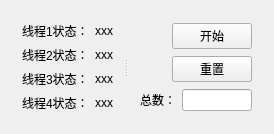
<?xml version="1.0" encoding="UTF-8"?>
<ui version="4.0">
 <class>mainWndClass</class>
 <widget class="QWidget" name="mainWndClass">
  <property name="geometry">
   <rect>
    <x>0</x>
    <y>0</y>
    <width>274</width>
    <height>104</height>
   </rect>
  </property>
  <property name="windowTitle">
   <string>mainWnd</string>
  </property>
  <layout class="QHBoxLayout" name="horizontalLayout_8">
   <item>
    <widget class="QSplitter" name="splitter">
     <property name="orientation">
      <enum>Qt::Horizontal</enum>
     </property>
     <widget class="QWidget" name="layoutWidget">
      <layout class="QVBoxLayout" name="verticalLayout">
       <item>
        <layout class="QHBoxLayout" name="horizontalLayout">
         <item>
          <widget class="QLabel" name="label">
           <property name="text">
            <string>线程1状态：</string>
           </property>
          </widget>
         </item>
         <item>
          <widget class="QLabel" name="lblState1">
           <property name="text">
            <string>xxx</string>
           </property>
          </widget>
         </item>
        </layout>
       </item>
       <item>
        <layout class="QHBoxLayout" name="horizontalLayout_2">
         <item>
          <widget class="QLabel" name="label_2">
           <property name="text">
            <string>线程2状态：</string>
           </property>
          </widget>
         </item>
         <item>
          <widget class="QLabel" name="lblState2">
           <property name="text">
            <string>xxx</string>
           </property>
          </widget>
         </item>
        </layout>
       </item>
       <item>
        <layout class="QHBoxLayout" name="horizontalLayout_3">
         <item>
          <widget class="QLabel" name="label_3">
           <property name="text">
            <string>线程3状态：</string>
           </property>
          </widget>
         </item>
         <item>
          <widget class="QLabel" name="lblState3">
           <property name="text">
            <string>xxx</string>
           </property>
          </widget>
         </item>
        </layout>
       </item>
       <item>
        <layout class="QHBoxLayout" name="horizontalLayout_4">
         <item>
          <widget class="QLabel" name="label_4">
           <property name="text">
            <string>线程4状态：</string>
           </property>
          </widget>
         </item>
         <item>
          <widget class="QLabel" name="lblState4">
           <property name="text">
            <string>xxx</string>
           </property>
          </widget>
         </item>
        </layout>
       </item>
      </layout>
     </widget>
     <widget class="QWidget" name="layoutWidget">
      <layout class="QVBoxLayout" name="verticalLayout_2">
       <item>
        <layout class="QHBoxLayout" name="horizontalLayout_6">
         <item>
          <spacer name="horizontalSpacer">
           <property name="orientation">
            <enum>Qt::Horizontal</enum>
           </property>
           <property name="sizeHint" stdset="0">
            <size>
             <width>40</width>
             <height>20</height>
            </size>
           </property>
          </spacer>
         </item>
         <item>
          <widget class="QPushButton" name="btnRunOrSuspend">
           <property name="text">
            <string>开始</string>
           </property>
          </widget>
         </item>
        </layout>
       </item>
       <item>
        <layout class="QHBoxLayout" name="horizontalLayout_7">
         <item>
          <spacer name="horizontalSpacer_2">
           <property name="orientation">
            <enum>Qt::Horizontal</enum>
           </property>
           <property name="sizeHint" stdset="0">
            <size>
             <width>40</width>
             <height>20</height>
            </size>
           </property>
          </spacer>
         </item>
         <item>
          <widget class="QPushButton" name="btnReset">
           <property name="text">
            <string>重置</string>
           </property>
          </widget>
         </item>
        </layout>
       </item>
       <item>
        <layout class="QHBoxLayout" name="horizontalLayout_5">
         <item>
          <spacer name="horizontalSpacer_3">
           <property name="orientation">
            <enum>Qt::Horizontal</enum>
           </property>
           <property name="sizeHint" stdset="0">
            <size>
             <width>40</width>
             <height>20</height>
            </size>
           </property>
          </spacer>
         </item>
         <item>
          <widget class="QLabel" name="label_5">
           <property name="text">
            <string>总数：</string>
           </property>
          </widget>
         </item>
         <item>
          <widget class="QLineEdit" name="editAmount"/>
         </item>
        </layout>
       </item>
      </layout>
     </widget>
    </widget>
   </item>
  </layout>
 </widget>
 <layoutdefault spacing="6" margin="11"/>
 <resources>
  <include location="mainwnd.qrc"/>
 </resources>
 <connections/>
</ui>
